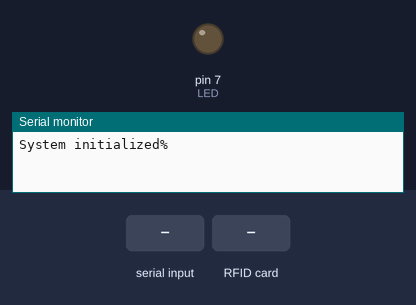
A sketch run on a simulated Arduino Mega 2560, built with avr-gcc and run on an emulated ATmega2560. On the bench: output pins drawn as LEDs (lit = HIGH), the last lines printed to the serial monitor. The inputs (shaded band) are chosen by the test bench. Pins used as bus, display or sensor lines are not drawn.

Above: at 1.2 s.
1.3 s: "https://%" received over the second serial link
At 3.0 s:
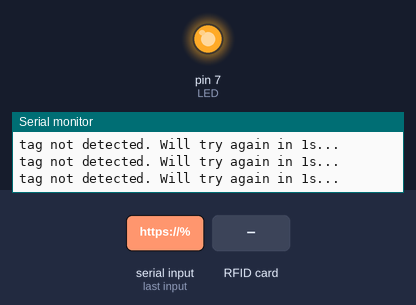
3.3 s: RFID card 5E 7A 19 C4 held to the reader
At 4.2 s:
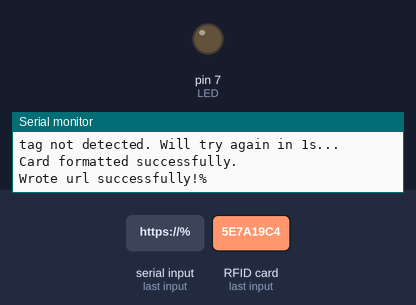
Timing chart, 0 to 6.3 s (numbered marks = the images above; inputs shaded):
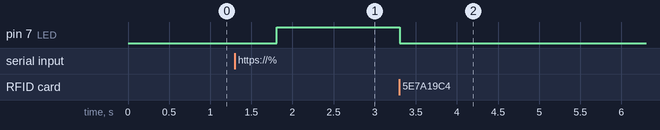

The sketch:

nfcwriter.ino
```cpp
#include <Wire.h>
#include <PN532_I2C.h>
#include <PN532.h>
#include <NfcAdapter.h>
PN532_I2C pn532_i2c(Wire);
NfcAdapter nfc = NfcAdapter(pn532_i2c);
String tagId = "None";
byte nuidPICC[4];

#define LED 7
#define PN532_POWER 52
String prevUri = "";

void setup(void)
{
 pinMode(PN532_POWER, OUTPUT);
//  digitalWrite(PN532_POWER, HIGH);
 Serial.begin(9600);
 Serial3.begin(9600);
 Serial.println("System initialized%");
//  nfc.begin();
//  delay(100);
//  digitalWrite(PN532_POWER, LOW);

 pinMode(LED , OUTPUT);
}

// writeToCard
// takes in a url to write
// starts nfc reader and writes the url to the card or if no card found then try to find card 10 times and then timeout
// returns true if success else returns false
bool writeDataToCard(String uri)
{
  // digitalWrite(PN532_POWER, HIGH);
  // nfc.begin();
  // delay(500);

  // will try to find a card and write to it. Will keep looking for 10s
  if (uri != prevUri && uri.startsWith("https://")) {
    digitalWrite(LED, HIGH);
    prevUri = uri;
  } else return;

  for (int i = 0; i < 20; i++)
  {

    // wait first
    delay(100);

    // check card present
    if (!nfc.tagPresent()) {
      Serial.println("tag not detected. Will try again in 1s...");
      continue;
    }

    // if tag is present, read tag data and print for debugging purposes
    NfcTag tag = nfc.read();
    tag.print();
    tagId = tag.getUidString();

    // Write the URL to the desired block
    NdefMessage message;
    NdefMessage& messageRef = message;
    if (!nfc.write(messageRef)) {
      Serial.println("Failed to format NFC card.");
      digitalWrite(LED, LOW);
      return false;
    }

    Serial.println("Card formatted successfully.");

    // write url
    NdefMessage actualUrlMessage;
    NdefMessage& actualUrlMessageRef = actualUrlMessage;
    actualUrlMessage.addUriRecord(uri);
    if (!nfc.write(actualUrlMessageRef)) {
      Serial.println("Failed to write url");
      digitalWrite(LED, LOW);
      return false;
    }

    Serial.println("Wrote url successfully!%");
    digitalWrite(LED, LOW);
    return true;

  }

  Serial.println("Timed out! Tag not detected after 20 tries");
  digitalWrite(LED, LOW);
  return false;
}

void loop()
{
    String msg = Serial3.readStringUntil('%');
    if (msg.length() != 0) {
      Serial.print("message from node mcu: ");
      Serial.println(msg);

      digitalWrite(PN532_POWER, HIGH);
      nfc.begin();
      delay(500);
      writeDataToCard(msg);
      digitalWrite(PN532_POWER, LOW);

    }
}
```

Measured:
- after the input at 1.3 s, pin 7 (LED): LOW → HIGH after 0.51 s
- after the input at 3.3 s, pin 7 (LED): HIGH → LOW after 0.01 s instead of 1.5 s
